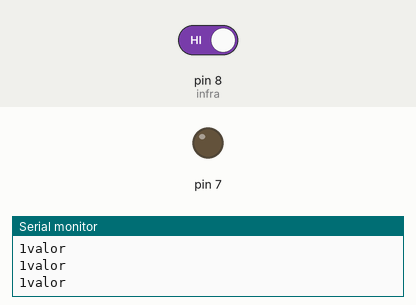
This sketch was run on a simulated Arduino Uno, built with avr-gcc and run on an emulated ATmega328P. Parts: output pins drawn as LEDs (lit = HIGH), the last lines printed to the serial monitor. Inputs (shaded band) come from the test bench; at power-on: pin 8 (infra) HIGH.

Above: at 1.2 s.
1.3 s: pin 8 (infra) driven LOW
At 1.8 s:
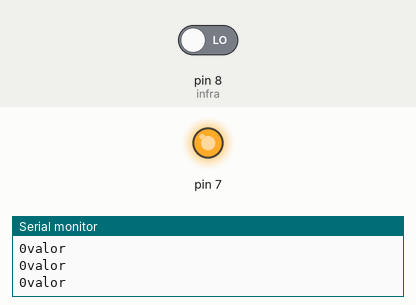
Timing chart, 0 to 4.3 s (numbered marks = the images above; inputs shaded):
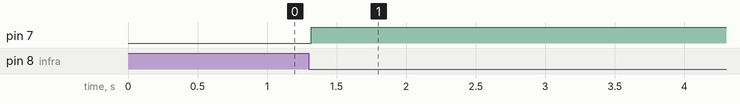

Measured:
- after the input at 1.3 s, pin 7: LOW → HIGH at once

The sketch:

infraRojoLed.ino
```cpp
int infra = 8;//se declara infra
int valor = 0;//se declara varible
int led = 7;//se declara led

void setup() {
  Serial.begin(9600);//abrimos puerto serial
  pinMode(infra,INPUT);//infra en entrada
  pinMode(7,OUTPUT);//7 en salida
}
void loop() {

  valor = digitalRead(infra);//declaramos variable infra para leer
  Serial.println("valor ");//imprime el entero valor
  Serial.print(valor);//imprime laa variable valor
  if(valor == 0){

    digitalWrite(7,HIGH);//led se prende

  }

}
```
